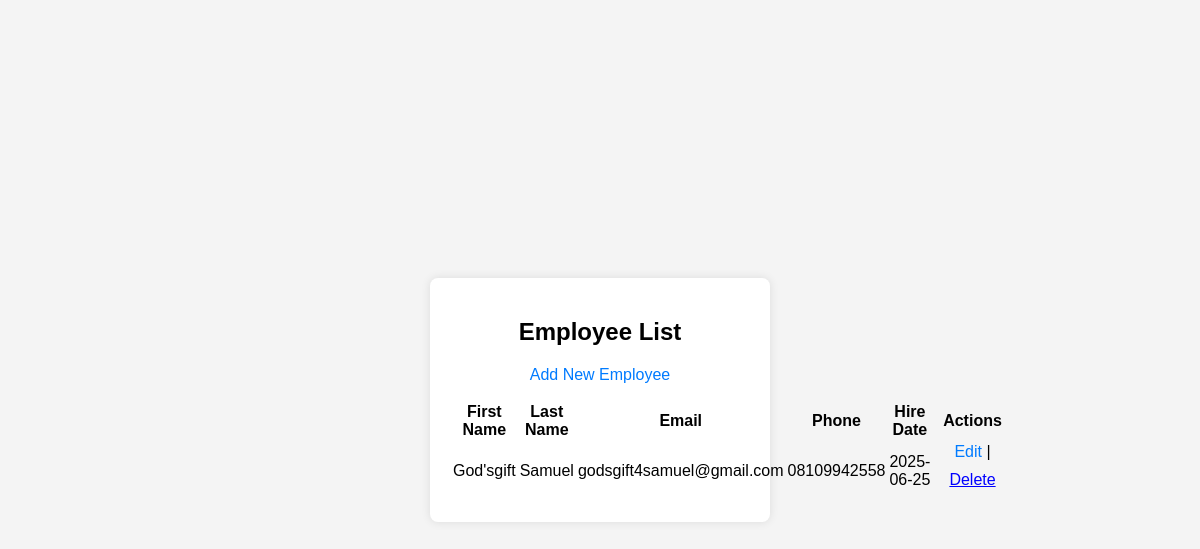
Before: /employees (signed in) with the older database file.
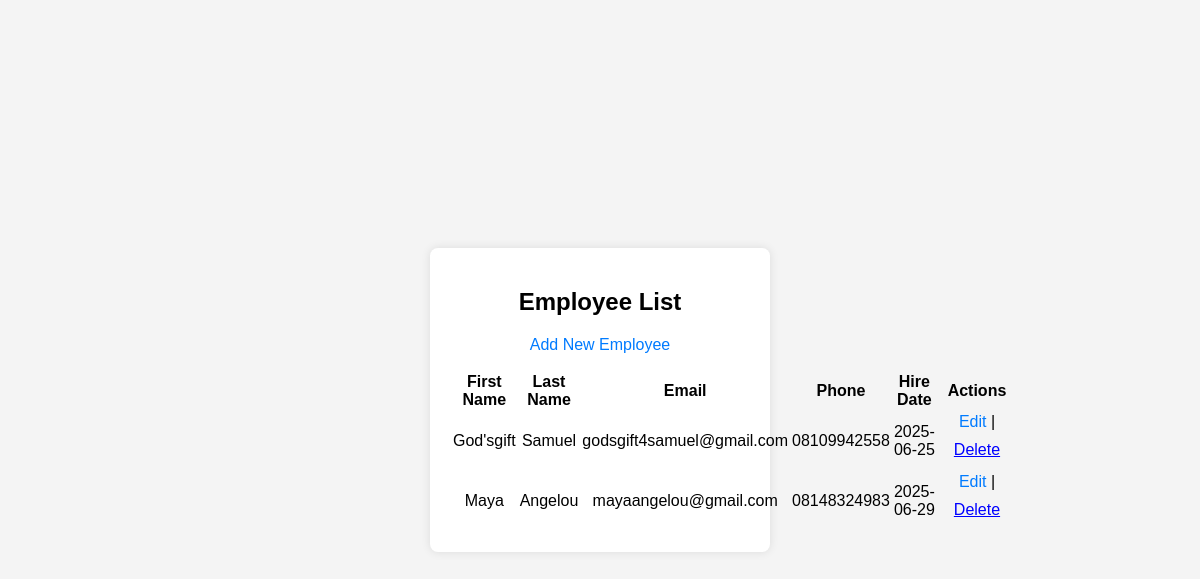
After: the same page with the newer database file.
### app.py (models this page shows, shortened)
class Employee(db.Model):
    id = db.Column(db.Integer, primary_key=True)
    first_name = db.Column(db.String(100), nullable=False)
    last_name = db.Column(db.String(100), nullable=False)
    email = db.Column(db.String(120), unique=True, nullable=False)
    phone = db.Column(db.String(20), nullable=False)
    hire_date = db.Column(db.DateTime, nullable=False, default=datetime.utcnow)

### app.py (the view)
@app.route("/employees")
@login_required
def employees():
    all_employees = Employee.query.all()
    return render_template("employees.html", employees=all_employees)

### app.py (called while the page is built)
@login_manager.user_loader
def load_user(user_id):
    return User.query.get(int(user_id))

### templates/employees.html (shortened to what this page needs)
{% extends "base.html" %}
{% block content %}
        <h2>Employee List</h2>
        <p><a href="/add_employee">Add New Employee</a></p>
        {% if employees %}
            <table>
                <thead>
                    <tr>
                        <th>First Name</th>
                        <th>Last Name</th>
                        <th>Email</th>
                        <th>Phone</th>
                        <th>Hire Date</th>
                        <th>Actions</th>
                    </tr>
                </thead>
                <tbody>
                    {% for employee in employees %}
                    <tr>
                        <td>{{ employee.first_name }}</td>
                        <td>{{ employee.last_name }}</td>
                        <td>{{ employee.email }}</td>
                        <td>{{ employee.phone }}</td>
                        <td>{{ employee.hire_date.strftime("%Y-%m-%d") }}</td>
                        <td>
                            <a href="/edit_employee/{{ employee.id }}">Edit</a> |
                            <form action="/delete_employee/{{ employee.id }}" method="post" style="display:inline;" onsubmit="return confirm('Are you sure you want to delete {{ employee.first_name }} {{ employee.last_name }}?')">
                                <button type="submit" style="background: none; border: none; color: blue; text-decoration: underline; cursor: pointer;">Delete</button>
                            </form>
                        </td>
                    </tr>
                    {% endfor %}
                </tbody>
            </table>
        {% else %}
            <p>No employees found. <a href="/add_employee">Add one now!</a></p>
        {% endif %}
{% endblock %}

### templates/base.html (shortened to what this page needs)
<!DOCTYPE html>
<html lang="en">
<head>
    <link rel="stylesheet" href="{{ url_for('static', filename='style.css') }}">
</head>
<body>
    <div class="container">
        {% block content %}{% endblock %}
    </div>
</body>
</html>

### static/style.css (style rules this page uses)
body { font-family: Arial, sans-serif; background-color: #f4f4f4; display: flex; justify-content: center; align-items: center; min-height: 100vh; margin: 0; }
.container { background-color: #fff; padding: 20px; border-radius: 8px; box-shadow: 0 0 10px rgba(0, 0, 0, 0.1); width: 300px; text-align: center; }
button { background-color: #007bff; color: white; padding: 10px 15px; border: none; border-radius: 4px; cursor: pointer; font-size: 16px; width: 100%; }
p { margin-top: 15px; }
a { color: #007bff; text-decoration: none; }

Changed rows visible on the page:
added Employee: first_name "Maya", last_name "Angelou", email "mayaangelou@gmail.com", phone "08148324983", hire_date "2025-06-29"
